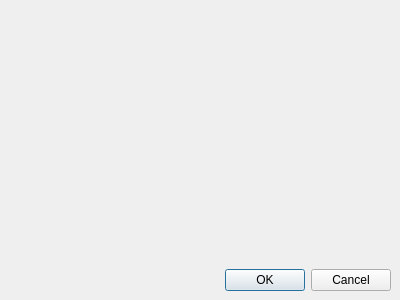
<?xml version="1.0" encoding="UTF-8"?>
<ui version="4.0">
 <class>FilterOptionsDialog</class>
 <widget class="QDialog" name="FilterOptionsDialog">
  <property name="geometry">
   <rect>
    <x>0</x>
    <y>0</y>
    <width>400</width>
    <height>300</height>
   </rect>
  </property>
  <property name="windowTitle">
   <string>Dialog</string>
  </property>
  <layout class="QGridLayout" name="gridLayout">
   <property name="leftMargin">
    <number>9</number>
   </property>
   <property name="topMargin">
    <number>9</number>
   </property>
   <property name="rightMargin">
    <number>9</number>
   </property>
   <property name="bottomMargin">
    <number>9</number>
   </property>
   <property name="spacing">
    <number>6</number>
   </property>
   <item row="0" column="0">
    <widget class="gpui::FilterOptionsWidget" name="filterOptionWidget" native="true"/>
   </item>
   <item row="1" column="0">
    <widget class="QDialogButtonBox" name="buttonBox">
     <property name="orientation">
      <enum>Qt::Horizontal</enum>
     </property>
     <property name="standardButtons">
      <set>QDialogButtonBox::Cancel|QDialogButtonBox::Ok</set>
     </property>
    </widget>
   </item>
  </layout>
 </widget>
 <customwidgets>
  <customwidget>
   <class>gpui::FilterOptionsWidget</class>
   <extends>QWidget</extends>
   <header location="global">ui/filteroptionswidget.h</header>
   <container>1</container>
  </customwidget>
 </customwidgets>
 <resources/>
 <connections>
  <connection>
   <sender>buttonBox</sender>
   <signal>accepted()</signal>
   <receiver>FilterOptionsDialog</receiver>
   <slot>accept()</slot>
   <hints>
    <hint type="sourcelabel">
     <x>248</x>
     <y>254</y>
    </hint>
    <hint type="destinationlabel">
     <x>157</x>
     <y>274</y>
    </hint>
   </hints>
  </connection>
  <connection>
   <sender>buttonBox</sender>
   <signal>rejected()</signal>
   <receiver>FilterOptionsDialog</receiver>
   <slot>reject()</slot>
   <hints>
    <hint type="sourcelabel">
     <x>316</x>
     <y>260</y>
    </hint>
    <hint type="destinationlabel">
     <x>286</x>
     <y>274</y>
    </hint>
   </hints>
  </connection>
 </connections>
</ui>
